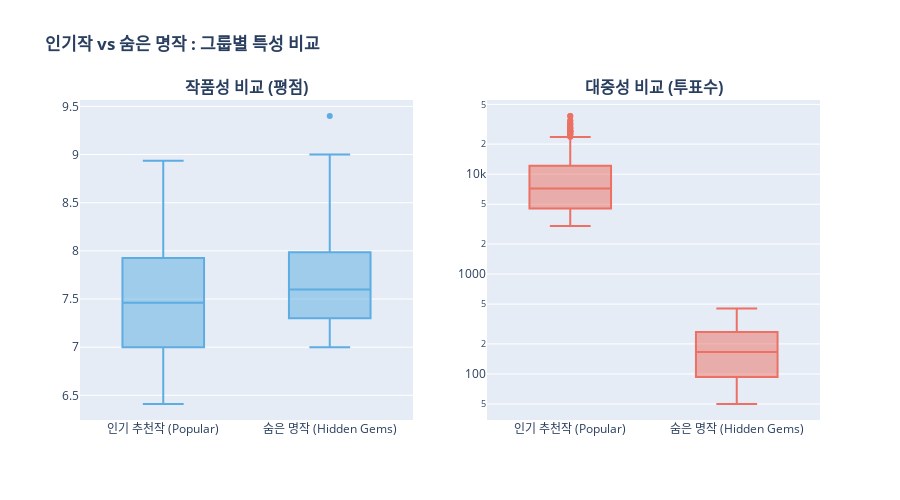

Notebook code for this chart:
### Markdown cell above
### (2) 그룹별 특성 비교 (Box Plot)

### Code cell
comp_df = pd.concat([popular_recs, hidden_gems])

fig2 = make_subplots(rows=1, cols=2, subplot_titles=("<b>작품성 비교 (평점)</b>", "<b>대중성 비교 (투표수)</b>"))

# 평점 Box
fig2.add_trace(go.Box(x=comp_df['Group'], y=comp_df['vote_average'], name='평점', 
                      marker_color='#5DADE2', boxpoints='outliers'), row=1, col=1)
# 투표수 Box
fig2.add_trace(go.Box(x=comp_df['Group'], y=comp_df['vote_count'], name='투표수', 
                      marker_color='#EC7063', boxpoints='outliers'), row=1, col=2)

fig2.update_yaxes(type="log", row=1, col=2) # 투표수는 로그 스케일
fig2.update_layout(title_text="<b>인기작 vs 숨은 명작 : 그룹별 특성 비교</b>", showlegend=False, height=500)
fig2.show()

### Figure 1 — Plotly figure (JSON) as saved in the notebook; plotly's stock layout.template omitted (floating-point values rounded to 4 significant figures; data arrays with more than 128 entries replaced by an {"elided": "..."} marker saying what was removed)
{"data": [{"boxpoints": "outliers", "marker": {"color": "#5DADE2"}, "name": "평점", "type": "box", "x": {"elided": "2303 str values"}, "xaxis": "x", "y": {"elided": "2303 float values"}, "yaxis": "y"}, {"boxpoints": "outliers", "marker": {"color": "#EC7063"}, "name": "투표수", "type": "box", "x": {"elided": "2303 str values"}, "xaxis": "x2", "y": {"elided": "2303 int values"}, "yaxis": "y2"}], "layout": {"annotations": [{"font": {"size": 16}, "showarrow": false, "text": "<b>작품성 비교 (평점)</b>", "x": 0.225, "xanchor": "center", "xref": "paper", "y": 1, "yanchor": "bottom", "yref": "paper"}, {"font": {"size": 16}, "showarrow": false, "text": "<b>대중성 비교 (투표수)</b>", "x": 0.775, "xanchor": "center", "xref": "paper", "y": 1, "yanchor": "bottom", "yref": "paper"}], "height": 500, "showlegend": false, "title": {"text": "<b>인기작 vs 숨은 명작 : 그룹별 특성 비교</b>"}, "xaxis": {"anchor": "y", "domain": [0, 0.45]}, "xaxis2": {"anchor": "y2", "domain": [0.55, 1]}, "yaxis": {"anchor": "x", "domain": [0, 1]}, "yaxis2": {"anchor": "x2", "domain": [0, 1], "type": "log"}}}
